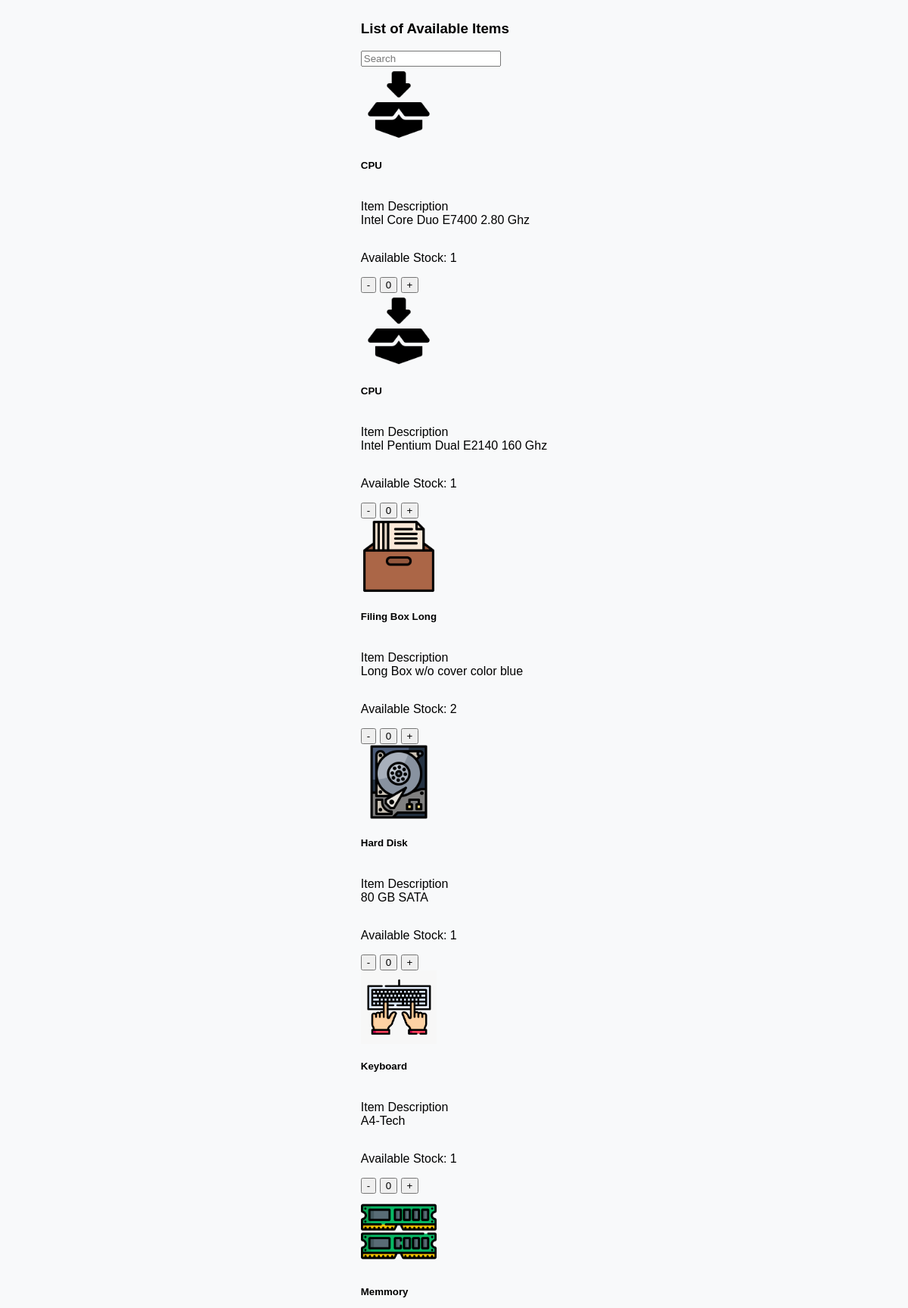
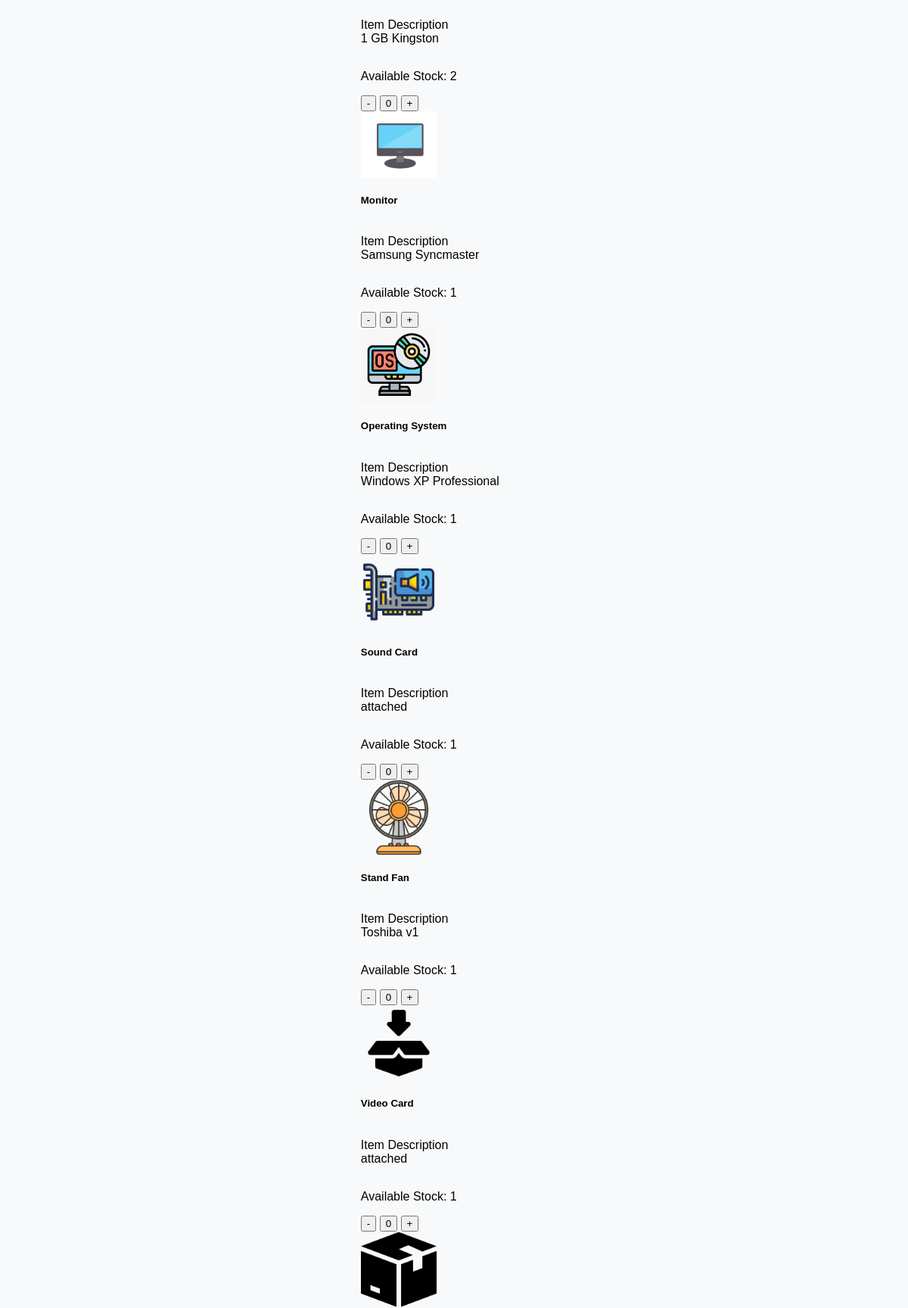
Page /DashboardBorrower/bwerdashboardpage.php (upper part) on the committed database (2 pictures, top to bottom).
### tables this page shows
CREATE TABLE `tblitembrand` (
  `id` int(11) NOT NULL,
  `staffid` int(11) NOT NULL,
  `staffname` varchar(50) NOT NULL,
  `itembrand` varchar(50) NOT NULL,
  `categoryname` varchar(50) NOT NULL,
  `subcategoryname` varchar(50) NOT NULL,
  `borrowable` varchar(50) NOT NULL,
  `remarks` varchar(50) NOT NULL,
  `modelno` varchar(50) NOT NULL,
  `serialno` varchar(50) NOT NULL,
  `unitcost` decimal(10,0) NOT NULL,
  `status` varchar(50) NOT NULL,
  `itemcondition` varchar(50) NOT NULL,
  `datetimeadded` datetime NOT NULL,
  `assignfor` varchar(50) DEFAULT NULL,
  `datepurchased` date NOT NULL
);

### DashboardBorrower/bwerdashboardpage.php (the view, shortened to what this page needs)
<?php
include('bwerfunctions.php');
$queryitems = "SELECT *, COUNT(*) AS available_count FROM tblitembrand WHERE borrowable = 'Yes' AND status = 'Available' GROUP BY subcategoryname, itembrand";
$resultitems = mysqli_query($con, $queryitems);
?>
<main class="ccs-main-container">
    <div class="container mt-1">
        <div class="row">
            <div class="col-md-9">
                <div class="d-flex justify-content-between mb-1">
                    <h3 class="text-start"><i class="fas fa-tachometer-alt me-2"></i>List of Available Items</h3>
                    <div class="text-end">
                        <input type="text" class="form-control search-input mb-1" placeholder="Search" name="search" id="searchInput">
                    </div>
                </div>
                <div class="row row-cols-1 row-cols-md-4 g-1">
                    <?php
                    if (mysqli_num_rows($resultitems) > 0) {
                        while ($row = mysqli_fetch_assoc($resultitems)) {
                            $imagePath = '../DashboardCCSStaff/inventory/SubcategoryItemsimages/' . $row['subcategoryname'] . '.png';
                            if (!file_exists($imagePath)) {
                                $imagePath = '/inventory/SubcategoryItemsimages/defaultimageitem.png';
                            }
                            echo '<div class="col">
                                    <div class="card">
                                        <div class="text-center mt-2">
                                            <img src="' . $imagePath . '" class="card-img-top" alt="Item Image" style="max-width: 100px; max-height: 100px;">
                                        </div>
                                        <div class="card-body">
                                            <h5 class="card-title">' . $row['subcategoryname'] . '</h5>
                                            <p class="card-text truncate-hover">Item Description <br>' . $row['itembrand'] . '</p>
                                            <p class="card-text">Available Stock: ' . $row['available_count'] . '</p>
                                            <div class="btn-group " role="group" aria-label="Basic example">
                                                <button type="button" class="btn btn-secondary" onclick="decrementCount(\'' . $row['subcategoryname'] . '\', \'' . $row['itembrand'] . '\')">-</button>
                                                <button type="button" class="btn btn-light count-btn" id="count_' . $row['subcategoryname'] . '_' . $row['itembrand'] . '">0</button>
                                                <button type="button" class="btn btn-secondary" onclick="incrementCount(\'' . $row['subcategoryname'] . '\', \'' . $row['itembrand'] . '\', ' . $row['available_count'] . ')">+</button>
                                            </div>
                                        </div>
                                    </div>
                                </div>';
                        }
                    } else {
                        echo '<div class="text-center">
                                <h3>No borrowable items available at the moment.</h3>
                              </div>';
                    }
                    ?>
                </div>
            </div>
        </div>
    </div>
</main>

### DashboardBorrower/bwerdashboardpage.php (style rules this page uses)
.ccs-main-container { display: flex; justify-content: center; }
.truncate-hover { max-width: 100%; white-space: nowrap; overflow: hidden; text-overflow: ellipsis; display: inline-block; position: relative; }

### rows in the picture
tblitembrand: subcategoryname "CPU", itembrand "Intel Core Duo E7400 2.80 Ghz", available_count "1"
tblitembrand: subcategoryname "CPU", itembrand "Intel Pentium Dual E2140 160 Ghz", available_count "1"
tblitembrand: subcategoryname (picture), subcategoryname "Filing Box Long", itembrand "Long Box w/o cover color blue", available_count "2"
tblitembrand: subcategoryname (picture), subcategoryname "Hard Disk", itembrand "80 GB SATA", available_count "1"
tblitembrand: subcategoryname (picture), subcategoryname "Keyboard", itembrand "A4-Tech", available_count "1"
tblitembrand: subcategoryname (picture), subcategoryname "Memmory", itembrand "1 GB Kingston", available_count "2"
tblitembrand: subcategoryname (picture), subcategoryname "Monitor", itembrand "Samsung Syncmaster", available_count "1"
tblitembrand: subcategoryname (picture), subcategoryname "Operating System", itembrand "Windows XP Professional", available_count "1"
tblitembrand: subcategoryname (picture), subcategoryname "Sound Card", itembrand "attached", available_count "1"
tblitembrand: subcategoryname (picture), subcategoryname "Stand Fan", itembrand "Toshiba v1", available_count "1"
tblitembrand: subcategoryname "Video Card", itembrand "attached", available_count "1"
tblitembrand: subcategoryname (picture)
